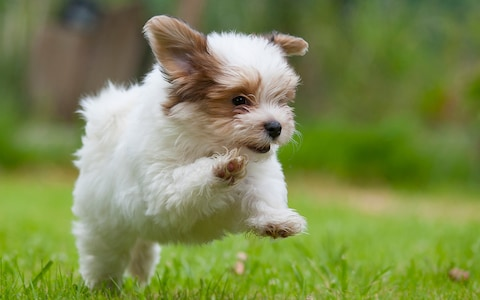
//> input picture puppy.jpg, 480 x 300 px
$ ./main puppy.jpg   (built with g++ and OpenCV 4)
//> lines starting //> are read from the running program, lines starting //| are printed output that depends on the picture

#include <opencv2/core/core.hpp>
#include <opencv2/imgcodecs.hpp>
#include <opencv2/highgui/highgui.hpp>

#include <iostream>
#include <string>

using namespace cv;
using namespace std;

//bisect the puppy image into two
int main(int argc, char** argv){
	string imageName;
	if(argc > 1){
		imageName = argv[1];
	}
	Mat image;
	image = imread(imageName.c_str(), 1);
//> image is the input picture: 300 rows x 480 cols, CV_8UC3; mean B, G, R 80, 137.8, 125.6
	Mat leftHalf = image(Range::all(), Range(2,240));
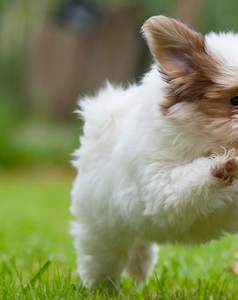
//> leftHalf: 300 rows x 238 cols, CV_8UC3; mean B, G, R 96, 139, 133.1
	Mat rightHalf = image(Range::all(), Range(241, 480));
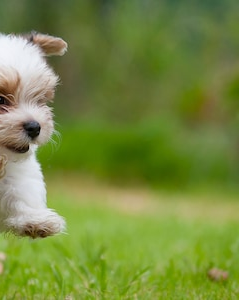
//> rightHalf: 300 rows x 239 cols, CV_8UC3; mean B, G, R 64.2, 136.6, 118.3

	namedWindow("left half", WINDOW_AUTOSIZE);
	namedWindow("right half", WINDOW_AUTOSIZE);
	imshow("left half", leftHalf);
	imshow("right half", rightHalf);
	waitKey(0);

	return 0;
}
